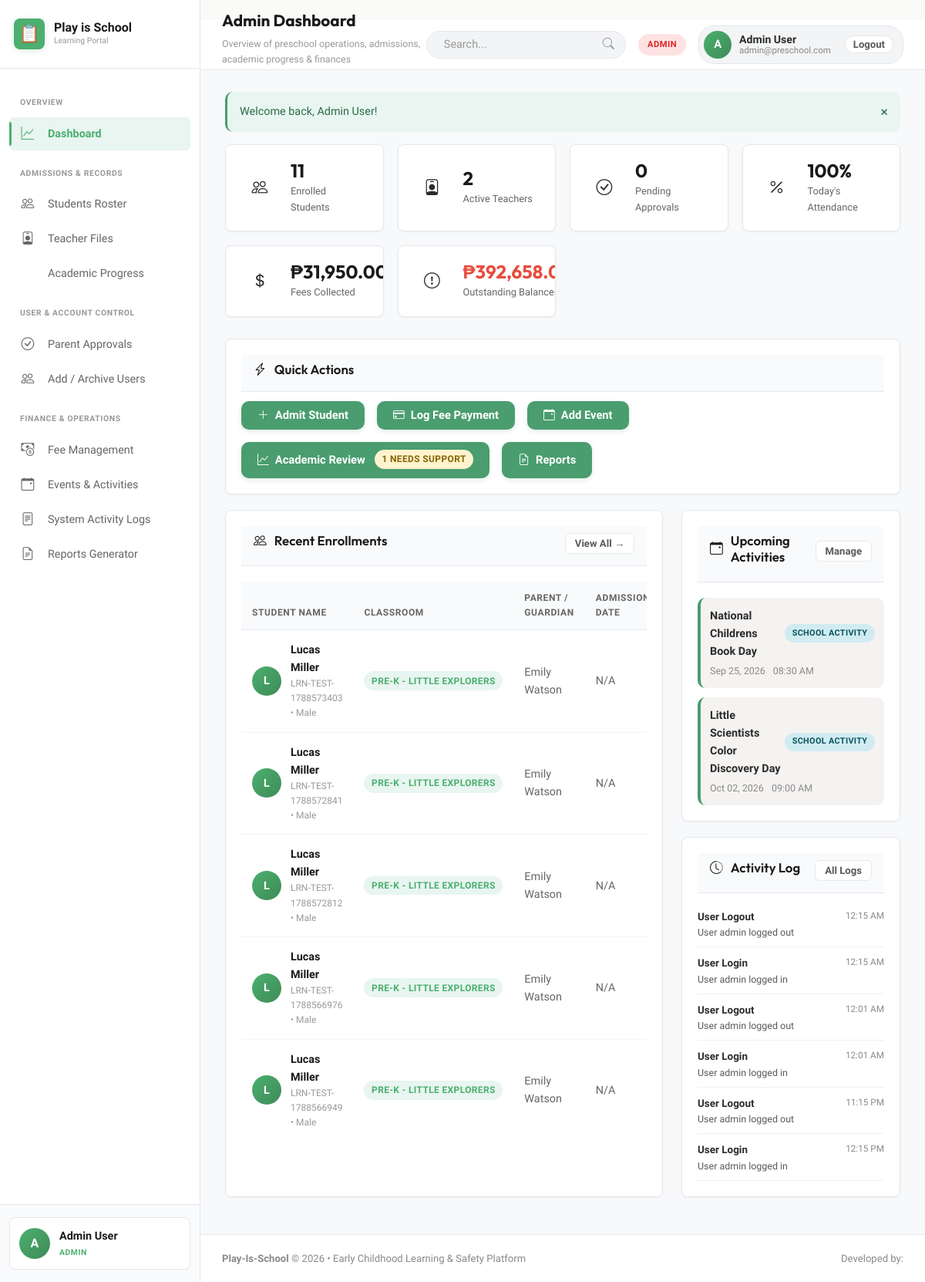
/admin/index.php (signed in), run on an earlier commit of the app's database.
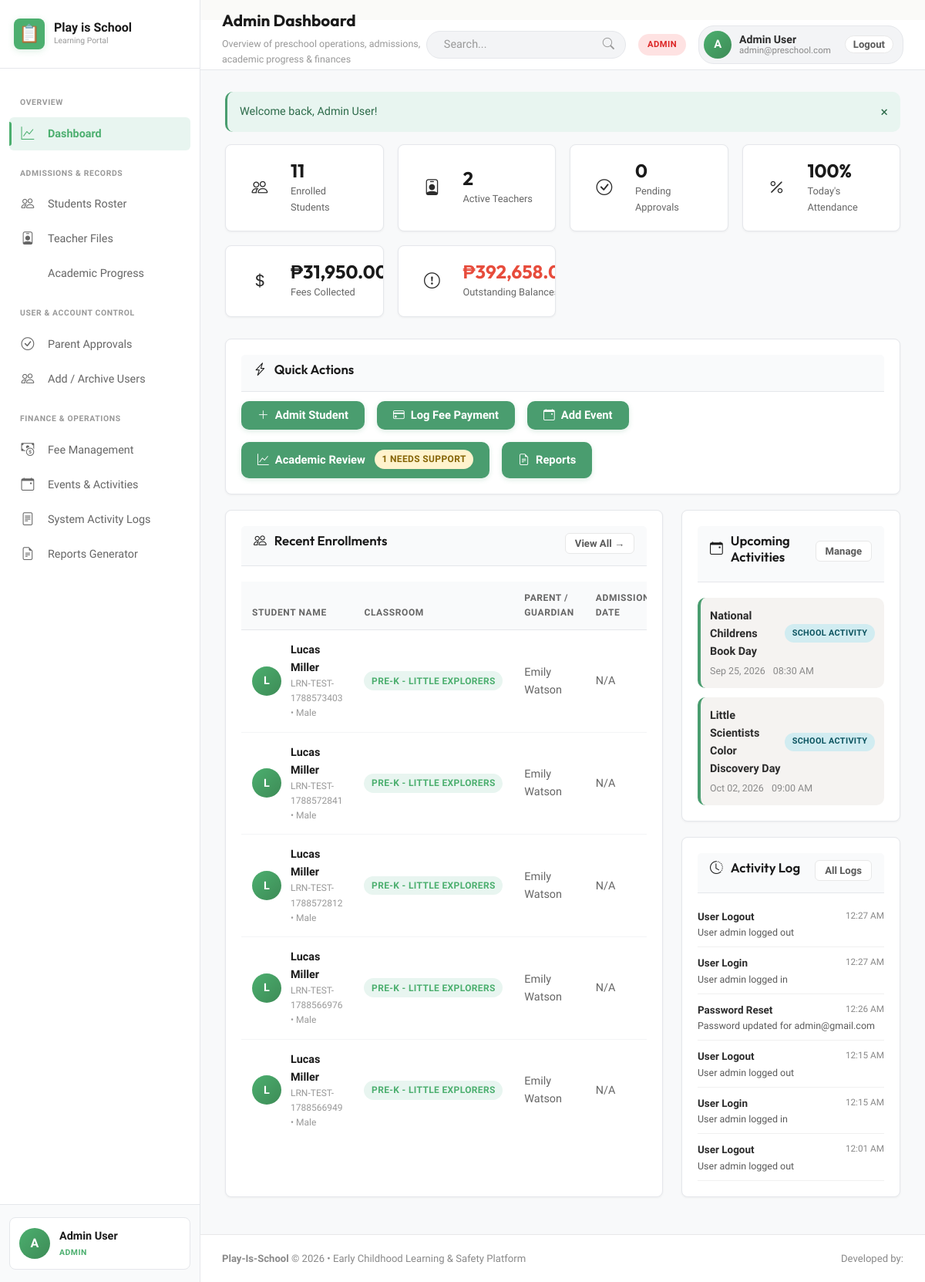
And on a later commit of the database.
### tables this page shows
CREATE TABLE students (
            id INTEGER PRIMARY KEY AUTOINCREMENT,
            first_name TEXT NOT NULL,
            last_name TEXT NOT NULL,
            lrn TEXT UNIQUE,
            dob DATE NOT NULL,
            gender TEXT CHECK(gender IN ('Male', 'Female')),
            blood_type TEXT,
            classroom_id INTEGER,
            parent_id INTEGER,
            address TEXT,
            emergency_contact_name TEXT,
            emergency_contact_phone TEXT,
            allergies TEXT,
            medical_notes TEXT,
            enrollment_status TEXT DEFAULT 'enrolled' CHECK(enrollment_status IN ('enrolled', 'archived', 'withdrawn')),
            admission_date DATE,
            avatar TEXT,
            FOREIGN KEY (classroom_id) REFERENCES classrooms(id) ON DELETE SET NULL,
            FOREIGN KEY (parent_id) REFERENCES users(id) ON DELETE SET NULL
        );

CREATE TABLE classrooms (
            id INTEGER PRIMARY KEY AUTOINCREMENT,
            name TEXT NOT NULL,
            room_number TEXT,
            capacity INTEGER DEFAULT 20,
            teacher_id INTEGER,
            FOREIGN KEY (teacher_id) REFERENCES users(id) ON DELETE SET NULL
        );

CREATE TABLE users (
            id INTEGER PRIMARY KEY AUTOINCREMENT,
            name TEXT NOT NULL,
            email TEXT UNIQUE NOT NULL,
            password TEXT NOT NULL,
            role TEXT NOT NULL CHECK(role IN ('admin', 'teacher', 'parent')),
            phone TEXT,
            status TEXT NOT NULL DEFAULT 'active' CHECK(status IN ('active', 'pending_approval', 'archived', 'rejected')),
            avatar TEXT,
            created_at DATETIME DEFAULT CURRENT_TIMESTAMP,
            updated_at DATETIME DEFAULT CURRENT_TIMESTAMP
        );

CREATE TABLE events (
            id INTEGER PRIMARY KEY AUTOINCREMENT,
            title TEXT NOT NULL,
            description TEXT,
            event_date DATE NOT NULL,
            start_time TIME,
            end_time TIME,
            location TEXT,
            event_type TEXT DEFAULT 'School Activity',
            created_by INTEGER,
            created_at DATETIME DEFAULT CURRENT_TIMESTAMP,
            FOREIGN KEY (created_by) REFERENCES users(id) ON DELETE SET NULL
        );

CREATE TABLE activity_logs (
            id INTEGER PRIMARY KEY AUTOINCREMENT,
            user_id INTEGER,
            action TEXT NOT NULL,
            details TEXT,
            ip_address TEXT,
            created_at DATETIME DEFAULT CURRENT_TIMESTAMP,
            FOREIGN KEY (user_id) REFERENCES users(id) ON DELETE SET NULL
        );

### config/config.php (called while the page is built, shortened)
<?php
function formatDate($date, $format = 'M d, Y') {
    if (!$date) return 'N/A';
    return date($format, strtotime($date));
}
function formatTime($time) {
    return date('h:i A', strtotime($time));
}

### admin/index.php (the view, shortened to what the changed rows need)
<?php
$db = getDB();
$today = date('Y-m-d');
$recentStudents = $db->query("
    SELECT s.*, c.name as class_name, u.name as parent_name
    FROM students s
    LEFT JOIN classrooms c ON s.classroom_id = c.id
    LEFT JOIN users u ON s.parent_id = u.id
    WHERE s.enrollment_status = 'enrolled'
    ORDER BY s.id DESC LIMIT 5
")->fetchAll();
$upcomingEvents = $db->query("
    SELECT * FROM events
    WHERE event_date >= '$today'
    ORDER BY event_date ASC LIMIT 4
")->fetchAll();
$recentLogs = $db->query("
    SELECT l.*, u.name as user_name, u.role as user_role
    FROM activity_logs l
    LEFT JOIN users u ON l.user_id = u.id
    ORDER BY l.id DESC LIMIT 6
")->fetchAll();
require_once dirname(__DIR__) . '/includes/header.php';
?>
<div style="display: grid; grid-template-columns: 2fr 1fr; gap: 24px;">
    <div class="card">
        <div class="table-responsive">
            <table class="table">
                <thead>
                    <tr>
                        <th>Student Name</th>
                        <th>Classroom</th>
                        <th>Parent / Guardian</th>
                        <th>Admission Date</th>
                    </tr>
                </thead>
                <tbody>
                    <?php if (empty($recentStudents)): ?>
                        <tr><td colspan="5" style="text-align:center; padding: 24px; color: var(--text-muted);">No student records found.</td></tr>
                    <?php else: ?>
                        <?php foreach ($recentStudents as $s): ?>
                            <tr>
                                <td>
                                    <div class="user-cell">
                                        <div class="user-cell-avatar">
                                            <?= strtoupper(substr($s['first_name'], 0, 1)) ?>
                                        </div>
                                        <div>
                                            <div class="user-cell-name"><?= htmlspecialchars($s['first_name'] . ' ' . $s['last_name']) ?></div>
                                            <div class="user-cell-sub"><?= htmlspecialchars($s['lrn'] ?? 'No LRN') ?> &bull; <?= htmlspecialchars($s['gender']) ?></div>
                                        </div>
                                    </div>
                                </td>
                                <td><span class="badge badge-primary"><?= htmlspecialchars($s['class_name'] ?? 'Unassigned') ?></span></td>
                                <td><?= htmlspecialchars($s['parent_name'] ?? 'Not Linked') ?></td>
                                <td><?= formatDate($s['admission_date']) ?></td>
                            </tr>
                        <?php endforeach; ?>
                    <?php endif; ?>
                </tbody>
            </table>
        </div>
    </div>
    <div>
        <div class="card">
            <?php if (empty($upcomingEvents)): ?>
                <p style="color: var(--text-muted); font-size: 0.88rem;">No upcoming events scheduled.</p>
            <?php else: ?>
                <div style="display: flex; flex-direction: column; gap: 12px;">
                    <?php foreach ($upcomingEvents as $evt): ?>
                        <div style="padding: 12px; background: var(--bg-card-subtle); border-radius: var(--radius-md); border-left: 4px solid var(--primary);">
                            <div class="d-flex justify-between align-center" style="margin-bottom: 4px;">
                                <strong style="font-size: 0.9rem; color: var(--text-primary);"><?= htmlspecialchars($evt['title']) ?></strong>
                                <span class="badge badge-info" style="font-size: 0.68rem;"><?= htmlspecialchars($evt['event_type']) ?></span>
                            </div>
                            <div style="font-size: 0.78rem; color: var(--text-muted); display: flex; gap: 10px;">
                                <span><?= formatDate($evt['event_date']) ?></span>
                                <span> <?= formatTime($evt['start_time']) ?></span>
                            </div>
                        </div>
                    <?php endforeach; ?>
                </div>
            <?php endif; ?>
        </div>
        <div class="card">
            <div style="display: flex; flex-direction: column; gap: 10px; font-size: 0.84rem;">
                <?php foreach ($recentLogs as $log): ?>
                    <div style="border-bottom: 1px solid var(--border-subtle); padding-bottom: 8px;">
                        <div class="d-flex justify-between">
                            <strong style="color: var(--text-primary);"><?= htmlspecialchars($log['action']) ?></strong>
                            <small style="color: var(--text-muted);"><?= date('h:i A', strtotime($log['created_at'])) ?></small>
                        </div>
                        <div style="color: var(--text-secondary); font-size: 0.78rem;">
                            <?= htmlspecialchars($log['details']) ?>
                        </div>
                    </div>
                <?php endforeach; ?>
            </div>
        </div>
    </div>
</div>
<?php require_once dirname(__DIR__) . '/includes/footer.php'; ?>

What changed in the data, as far as the page shows it:
no longer on this page (row unchanged): activity_logs: action "User Login", created_at "12:01 AM", details "User admin logged in"
no longer on this page (row unchanged): activity_logs: action "User Logout", created_at "11:15 PM", details "User admin logged out"
no longer on this page (row unchanged): activity_logs: action "User Login", created_at "12:15 PM", details "User admin logged in"
added activity_logs: action "User Logout", created_at "12:27 AM", details "User admin logged out"
added activity_logs: action "User Login", created_at "12:27 AM", details "User admin logged in"
added activity_logs: action "Password Reset", created_at "12:26 AM", details "Password updated for admin@gmail.com"
